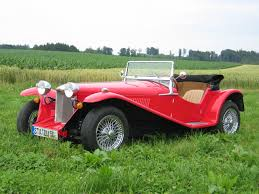
#> input picture car.jpeg, 259 x 194 px
$ python ascii_art.py
#> lines starting #> are read from the running program, lines starting #| are printed output that depends on the picture
from PIL import Image
import numpy as np

ASCII_CHARS = "@%#*+=-:. "
MAX_PIXEL_VALUE = 255

im = Image.open("car.jpeg")
#> im is the input picture: PIL image 259x194 RGB; mean R, G, B 147.5, 150.1, 118.2
im = im.convert("L")
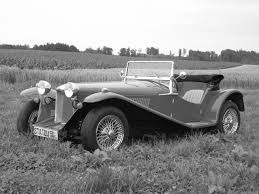
#> im: PIL image 259x194 L; min 0, max 255, mean 145.7

resized_im = im.resize((480, 280))
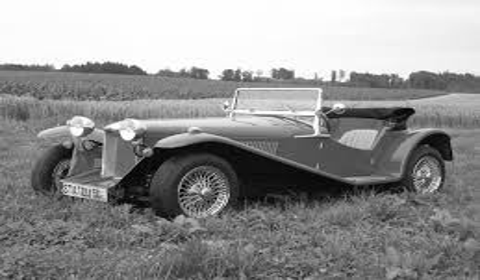
#> resized_im: PIL image 480x280 L; min 0, max 255, mean 145.7
resized_im.save("resized_img.jpeg")

pixel_matrix = np.array(resized_im)

intensity_matrix = pixel_matrix.tolist()
#> intensity_matrix = 280 items

def convert_to_ascii(intensity_matrix, ascii_chars):
#> called with ascii_chars = '@%#*+=-:. '
    ascii_matrix = []
    for row in intensity_matrix:
        ascii_row = []
        for p in row:
                index = int(p / MAX_PIXEL_VALUE * (len(ascii_chars) - 1))
                ascii_row.append(ascii_chars[index])
        ascii_matrix.append(ascii_row)
#> after the loop, ascii_matrix = 280 items
    return ascii_matrix

def print_ascii_matrix(ascii_matrix):
    for row in ascii_matrix:
        line = [p*3 for p in row]
        print("".join(line))
#> this loop made 280 passes

print_ascii_matrix(convert_to_ascii(intensity_matrix, ASCII_CHARS))
